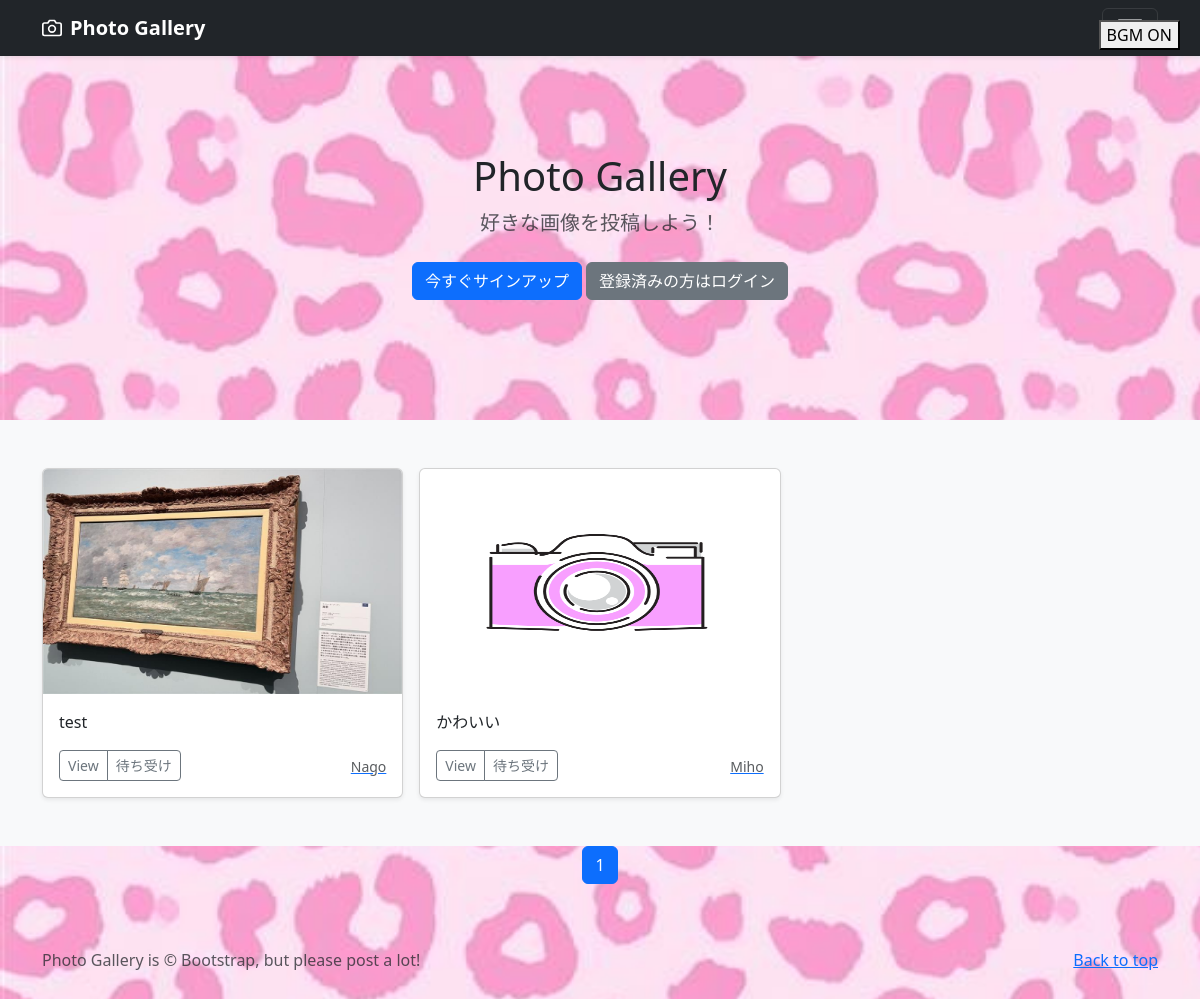
Before: /photos/2 with the older database file.
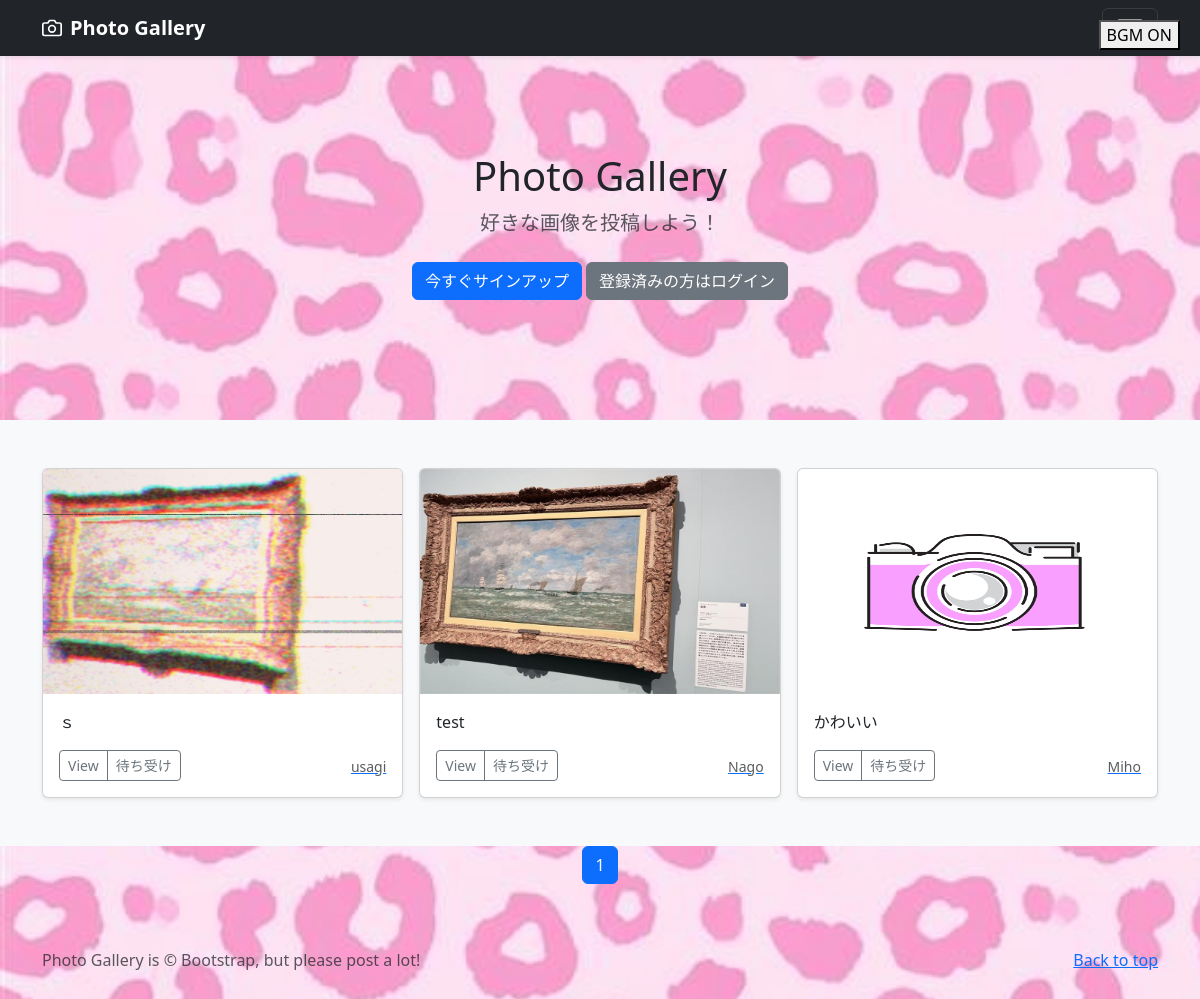
After: the same page with the newer database file.
### photo/models.py (models this page shows, shortened)
class PhotoPost(models.Model):
    user = models.ForeignKey(
        customUser,
        verbose_name='ユーザー',
        on_delete=models.CASCADE
        )
    category = models.ForeignKey(
        Category,
        verbose_name='カテゴリ',
        on_delete=models.PROTECT
        )
    title = models.CharField(
        verbose_name='タイトル', # フィールドのタイトル
        max_length=200 # 最大文字数は200
        )
    comment = models.TextField(
        verbose_name='コメント', # フィールドのタイトル
        )
    image1 = models.ImageField(
        verbose_name='イメージ1', # フィールドのタイトル
        upload_to = 'photos' # MEDIA_ROOT以下のphotosにファイルを保存
        )
    image2 = models.ImageField(
        verbose_name='イメージ2', # フィールドのタイトル
        upload_to = 'photos', # MEDIA_ROOT以下のphotosにファイルを保存
        blank=True, # フィールド値の設定は必須ではない
        null=True # データベースにnullが保存されることを許容
        )
    posted_at = models.DateTimeField(
        verbose_name='投稿日時', # フィールドのタイトル
        auto_now_add=True # 日時を自動追加
        )

class Category(models.Model):
    title = models.CharField(
        verbose_name='カテゴリ', # フィールドのタイトル
        max_length=20)

### accounts/models.py (models this page shows)
class customUser(AbstractUser):
    pass

### photo/views.py (the view)
class CategoryView(ListView):
    template_name = 'index.html'
    paginate_by = 9
    def get_queryset(self):
        category_id = self.kwargs['category']
        categories = PhotoPost.objects.filter(
            category=category_id).order_by('-posted_at')
        return categories

### photo/templates/index.html (shortened to what this page needs)
{% extends 'base.html' %}
  {% block contents %}
  {% include "photos_title.html" %}
  {% include "photos_list.html" %}
  {% include "pagination.html" %}
  {% endblock %}

### photo/templates/photos_list.html
  <div class="album py-5 bg-light">
    <div class="container">
      <div class="row row-cols-1 row-cols-sm-2 row-cols-md-3 g-3">
        {% for record in object_list %}
        <div class="col">
          <div class="card shadow-sm">
            <img src="{{ record.image1.url }}" class="bd-placeholder-img card-img-top" width="100%" height="225" xmlns="http://www.w3.org/2000/svg" role="img" aria-label="Placeholder: Thumbnail" preserveAspectRatio="xMidYMid slice" focusable="false"></img>
            <div class="card-body">
              <p class="card-text">
                {{record.title}}
              </p>
              <div class="d-flex justify-content-between align-items-center">
                <div class="btn-group">
                  <button type="button" class="btn btn-sm btn-outline-secondary"
                    onclick=";location.href='{% url 'photo:photo_detail' record.pk %}'">View</button>
                  <button type="button" class="btn btn-sm btn-outline-secondary"
                    onclick="location.href='{% url 'photo:photos_マブ' category=record.category.id %}'">{{record.category.title}}</button>
                </div>
                <a href="{% url 'photo:user_list' user=record.user.id %}">
                  <small class="text-muted">{{record.user.username}}</small>
                </a>
              </div>
            </div>
          </div>
        </div>
        {% endfor %}
      </div>
    </div>
  </div>

Changed rows visible on the page:
added PhotoPost: image1 (picture), title "ｓ", category "待ち受け", user.username "usagi"
